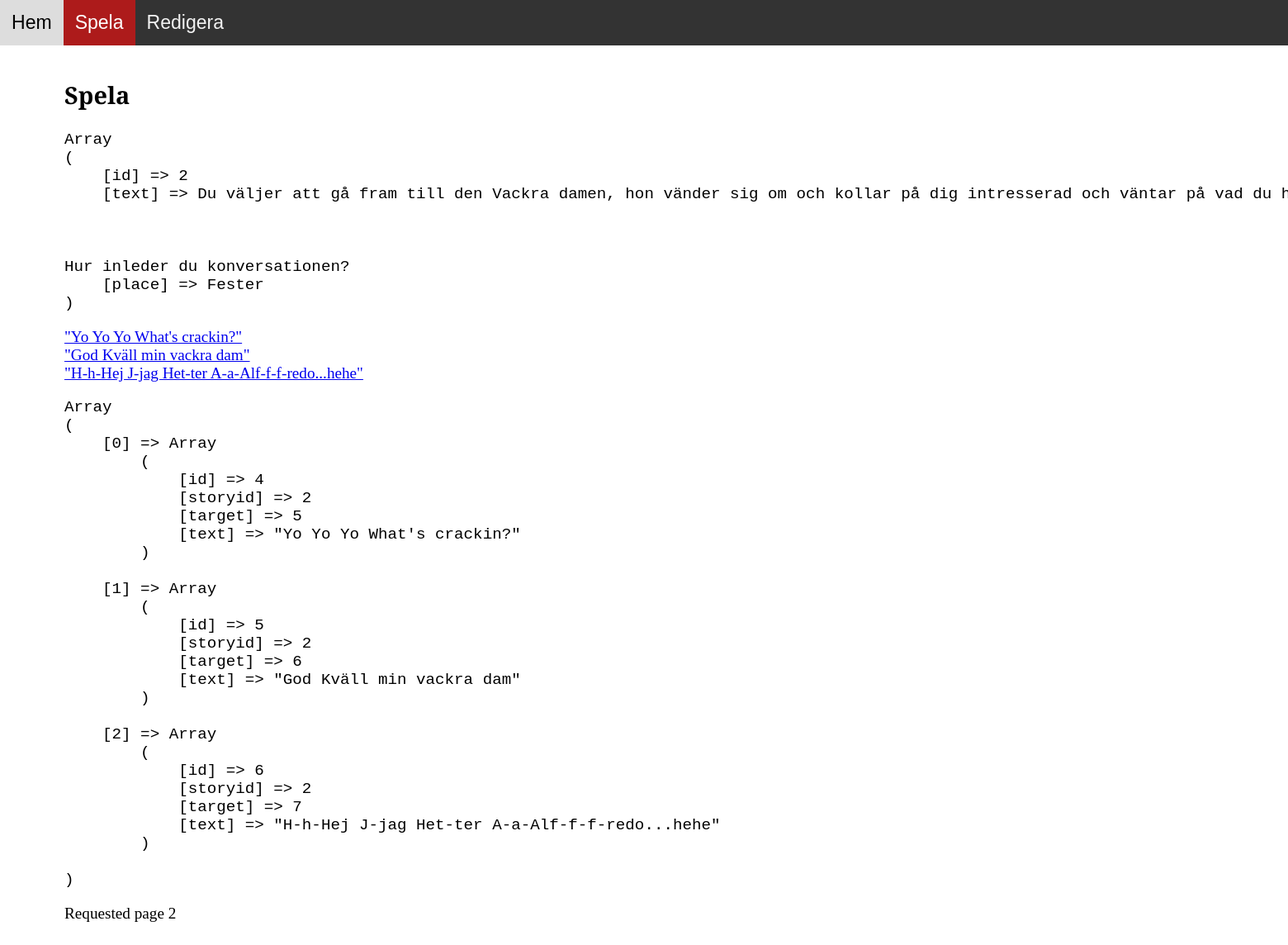
The app's page /play.php?page=2 with its own data.
### tables this page shows
CREATE TABLE `storylinks` (
  `id` int(10) UNSIGNED NOT NULL,
  `storyid` int(10) UNSIGNED NOT NULL,
  `target` int(10) UNSIGNED NOT NULL,
  `text` varchar(128) NOT NULL
);

### play.php (the view, shortened to what this page needs)
<!doctype html>
<html lang="se">
<head>
	<link rel="stylesheet" href="css/style.css">
</head>
<body>
<nav id="navbar">
	<a href="index.php">Hem</a>
	<a class="active" href="play.php?page=1">Spela</a>
	<a href="edit.php">Redigera</a>
</nav>
<main class="content">
	<section>
		<h1>Spela</h1>
<?php
	$dbh = new PDO('mysql:host=localhost;dbname=latriviatarp;charset=utf8mb4', $dbuser, $dbpass);
	if (isset($_GET['page'])) {
		$filteredPage = filter_input(INPUT_GET, "page", FILTER_VALIDATE_INT);
		$stmt = $dbh->prepare("SELECT * FROM story WHERE id = :id");
		$stmt->bindParam(':id', $filteredPage);
		$stmt->execute();
		$row = $stmt->fetch(PDO::FETCH_ASSOC);
		echo "<pre>" . print_r($row,1) . "</pre>";
		$stmt = $dbh->prepare("SELECT * FROM storylinks WHERE storyid = :id");
		$stmt->bindParam(':id', $filteredPage);
		$stmt->execute();
		$row = $stmt->fetchAll(PDO::FETCH_ASSOC);
		foreach ($row as $val) {
			echo "<a href= \" ?page=" . $val['target'] . "\"> " . $val['text'] . "<br></a>";
		}
		echo "<pre>" . print_r($row,1) . "</pre>";
		echo "<p>Requested page " . $filteredPage . "</p>";
	} elseif(isset($_SESSION['page'])) {
	} else {
	}
?>
</main>
</body>
</html>

### css/style.css (style rules this page uses)
#navbar { overflow: hidden; background-color: #333; font-family: 'Merriweather Sans', sans-serif; }
#navbar a { float: left; display: block; color: #f2f2f2; text-align: center; padding: 14px; text-decoration: none; font-size: 1.2em; }
#navbar a.active { background-color: #ad1b1b; color: white; }
.content { padding: 16px; }
main { margin: 0 auto; width: 90%; }
html { font-size: 16px; }
body { font-size: 1.2em; font-family: 'Merriweather', serif; margin: 0px; padding: 0px; }
h1, h2, h3, h4 { font-family: 'Merriweather Sans', sans-serif; }

### records on screen
storylinks: text "\"Yo Yo Yo What's crackin?\""
storylinks: text "\"God Kväll min vackra dam\""
storylinks: text "\"H-h-Hej J-jag Het-ter A-a-Alf-f-f-redo...hehe\""

### other values on screen
print_r($row,1) "Array ( [id] => 2 [text] => Du väljer att gå fram till den Vackra damen, hon vänder sig om och kollar på dig intresserad och väntar på vad du Hur inleder du konversationen? [place] => Fester )"
$filteredPage "2"
